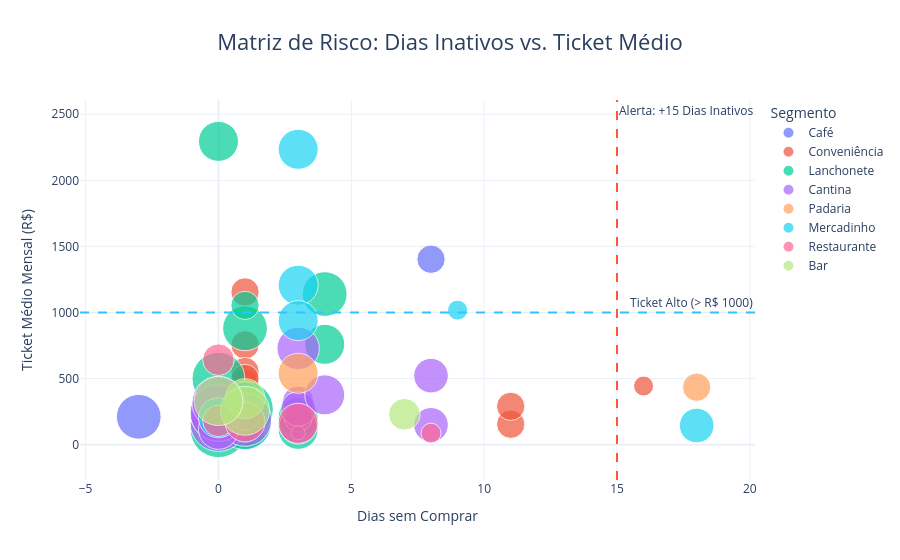

Notebook source saved alongside this figure:
### Code cell
import plotly.express as px

eixo_x = 'Dias sem Comprar' 
eixo_y = 'Ticket Médio Mensal'
categoria = 'Segmento'
nome_cliente = 'Nome Fantasia'

fig = px.scatter(
    df,
    x = eixo_x,
    y = eixo_y,
    size = 'Frequência Numérica',
    color = categoria,                   
    hover_name = nome_cliente,               
    title = 'Matriz de Risco: Dias Inativos vs. Ticket Médio',
    opacity = 0.7, 
    size_max = 40, 
    template = 'plotly_white' 
)

fig.update_layout(
    title = dict(font = dict(size = 22), x = 0.5), 
    xaxis = dict(title = dict(font = dict(size = 14), text = 'Dias sem Comprar'), tickfont = dict(size = 12)),
    yaxis = dict(title = dict(font=dict(size = 14), text = 'Ticket Médio Mensal (R$)'), tickfont = dict(size = 12)),
    legend = dict(title = dict(font=dict(size = 14)), font = dict(size = 12)),
    hoverlabel = dict(font_size = 14)
)

fig.add_vline(x=15, line_width = 2, line_dash="dash", line_color = "#FF5733", 
              annotation_text = "Alerta: +15 Dias Inativos", annotation_position = "top right")

fig.add_hline(y=1000, line_width = 2, line_dash = "dash", line_color = "#33C1FF", 
              annotation_text = "Ticket Alto (> R$ 1000)", annotation_position = "top right")

fig.write_html("matriz_de_risco_clientes.html")
fig.show()

### Figure 1 — Plotly figure (JSON) as saved in the notebook; plotly's stock layout.template omitted (floating-point values rounded to 4 significant figures)
{"data": [{"hovertemplate": "<b>%{hovertext}</b><br><br>Segmento=Café<br>Dias sem Comprar=%{x}<br>Ticket Médio Mensal=%{y}<br>Frequência Numérica=%{marker.size}<extra></extra>", "hovertext": ["Pinto", "Monteiro", "Rios Rodrigues S/A", "da Rosa", "Santos"], "legendgroup": "Café", "marker": {"color": "#636efa", "opacity": 0.7, "size": [2.0, 5.0, 4.0, 2.0, 2.0], "sizemode": "area", "sizeref": 0.005, "symbol": "circle"}, "mode": "markers", "name": "Café", "orientation": "v", "showlegend": true, "type": "scatter", "x": [8, -3, 1, 1, 1], "xaxis": "x", "y": [1403.0, 211.2, 116.0, 320.5, 135.0], "yaxis": "y"}, {"hovertemplate": "<b>%{hovertext}</b><br><br>Segmento=Conveniência<br>Dias sem Comprar=%{x}<br>Ticket Médio Mensal=%{y}<br>Frequência Numérica=%{marker.size}<extra></extra>", "hovertext": ["Garcia", "Nascimento", "Rezende S/A", "Lima S/A", "Moraes - ME", "Mendes", "Sá Aragão Ltda.", "Nascimento", "da Paz"], "legendgroup": "Conveniência", "marker": {"color": "#EF553B", "opacity": 0.7, "size": [1.0, 4.0, 2.0, 2.0, 2.0, 2.0, 2.0, 2.0, 2.0], "sizemode": "area", "sizeref": 0.005, "symbol": "circle"}, "mode": "markers", "name": "Conveniência", "orientation": "v", "showlegend": true, "type": "scatter", "x": [16, 1, 11, 11, 1, 1, 1, 1, 1], "xaxis": "x", "y": [443.7, 145.0, 154.7, 290.0, 754.9, 460.0, 553.5, 1156.0, 500.9], "yaxis": "y"}, {"hovertemplate": "<b>%{hovertext}</b><br><br>Segmento=Lanchonete<br>Dias sem Comprar=%{x}<br>Ticket Médio Mensal=%{y}<br>Frequência Numérica=%{marker.size}<extra></extra>", "hovertext": ["Caldeira Castro S.A.", "Souza", "Sousa", "Gonçalves Cassiano - ME", "Lima Brito - ME", "Garcia", "Farias Leão S.A.", "Nogueira", "Nunes - EI", "Sampaio S/A", "Silva Silveira e Filhos", "da Cruz", "Nogueira S.A.", "Moreira Ltda."], "legendgroup": "Lanchonete", "marker": {"color": "#00cc96", "opacity": 0.7, "size": [4.0, 5.0, 2.5, 4.0, 7.0, 4.0, 4.0, 8.0, 7.0, 5.0, 8.0, 2.0, 2.0, 2.0], "sizemode": "area", "sizeref": 0.005, "symbol": "circle"}, "mode": "markers", "name": "Lanchonete", "orientation": "v", "showlegend": true, "type": "scatter", "x": [4, 1, 1, 3, 0, 0, 3, 0, 1, 4, 1, 1, 1, 1], "xaxis": "x", "y": [759.3, 880.5, 104.4, 208.8, 498.4, 2295.0, 116.0, 115.8, 161.6, 1140.0, 267.8, 122.0, 369.1, 1054.0], "yaxis": "y"}, {"hovertemplate": "<b>%{hovertext}</b><br><br>Segmento=Cantina<br>Dias sem Comprar=%{x}<br>Ticket Médio Mensal=%{y}<br>Frequência Numérica=%{marker.size}<extra></extra>", "hovertext": ["Teixeira Monteiro S/A", "Lima S.A.", "das Neves Ltda.", "Moura", "Nogueira", "Gomes", "Ramos", "Pereira Aparecida Ltda.", "Garcia S.A.", "Câmara", "Albuquerque Ltda.", "Guerra", "Peixoto Almeida S.A.", "Pimenta Rezende S.A.", "Monteiro Costela - EI", "da Rocha", "Ferreira Camargo S/A"], "legendgroup": "Cantina", "marker": {"color": "#ab63fa", "opacity": 0.7, "size": [3.0, 2.5, 3.5, 2.0, 0.5, 8.0, 3.0, 7.0, 3.0, 3.0, 8.0, 8.0, 4.0, 4.5, 7.0, 2.0, 4.0], "sizemode": "area", "sizeref": 0.005, "symbol": "circle"}, "mode": "markers", "name": "Cantina", "orientation": "v", "showlegend": true, "type": "scatter", "x": [0, 3, 3, 3, 3, 0, 3, 1, 8, 8, 0, 0, 4, 3, 0, 1, 0], "xaxis": "x", "y": [125.7, 324.0, 145.0, 205.0, 90.0, 162.8, 270.7, 187.6, 150.0, 522.1, 246.2, 237.4, 376.9, 728.3, 317.3, 215.0, 116.0], "yaxis": "y"}, {"hovertemplate": "<b>%{hovertext}</b><br><br>Segmento=Padaria<br>Dias sem Comprar=%{x}<br>Ticket Médio Mensal=%{y}<br>Frequência Numérica=%{marker.size}<extra></extra>", "hovertext": ["Cunha", "Novais da Conceição S/A"], "legendgroup": "Padaria", "marker": {"color": "#FFA15A", "opacity": 0.7, "size": [2.0, 4.0], "sizemode": "area", "sizeref": 0.005, "symbol": "circle"}, "mode": "markers", "name": "Padaria", "orientation": "v", "showlegend": true, "type": "scatter", "x": [18, 3], "xaxis": "x", "y": [435.0, 540.0], "yaxis": "y"}, {"hovertemplate": "<b>%{hovertext}</b><br><br>Segmento=Mercadinho<br>Dias sem Comprar=%{x}<br>Ticket Médio Mensal=%{y}<br>Frequência Numérica=%{marker.size}<extra></extra>", "hovertext": ["Nunes", "Correia S/A", "Cirino", "Duarte da Cunha e Filhos", "Fernandes", "Sá"], "legendgroup": "Mercadinho", "marker": {"color": "#19d3f3", "opacity": 0.7, "size": [3.0, 4.0, 4.0, 4.0, 1.0, 4.0], "sizemode": "area", "sizeref": 0.005, "symbol": "circle"}, "mode": "markers", "name": "Mercadinho", "orientation": "v", "showlegend": true, "type": "scatter", "x": [18, 3, 3, 3, 9, 0], "xaxis": "x", "y": [145.0, 2235.0, 1207.0, 938.7, 1018.0, 203.0], "yaxis": "y"}, {"hovertemplate": "<b>%{hovertext}</b><br><br>Segmento=Restaurante<br>Dias sem Comprar=%{x}<br>Ticket Médio Mensal=%{y}<br>Frequência Numérica=%{marker.size}<extra></extra>", "hovertext": ["Mendonça", "Cardoso", "da Mata", "Melo Câmara - EI", "Silveira Machado Ltda."], "legendgroup": "Restaurante", "marker": {"color": "#FF6692", "opacity": 0.7, "size": [2.5, 1.0, 4.0, 2.5, 4.0], "sizemode": "area", "sizeref": 0.005, "symbol": "circle"}, "mode": "markers", "name": "Restaurante", "orientation": "v", "showlegend": true, "type": "scatter", "x": [0, 8, 3, 0, 1], "xaxis": "x", "y": [180.0, 87.0, 162.0, 642.8, 172.5], "yaxis": "y"}, {"hovertemplate": "<b>%{hovertext}</b><br><br>Segmento=Bar<br>Dias sem Comprar=%{x}<br>Ticket Médio Mensal=%{y}<br>Frequência Numérica=%{marker.size}<extra></extra>", "hovertext": ["Carvalho Alves - ME", "Sales Fernandes e Filhos", "Caldeira", "das Neves"], "legendgroup": "Bar", "marker": {"color": "#B6E880", "opacity": 0.7, "size": [4.0, 2.5, 6.0, 6.0], "sizemode": "area", "sizeref": 0.005, "symbol": "circle"}, "mode": "markers", "name": "Bar", "orientation": "v", "showlegend": true, "type": "scatter", "x": [1, 7, 1, 0], "xaxis": "x", "y": [348.0, 230.1, 256.4, 329.8], "yaxis": "y"}], "layout": {"annotations": [{"showarrow": false, "text": "Alerta: +15 Dias Inativos", "x": 15, "xanchor": "left", "xref": "x", "y": 1, "yanchor": "top", "yref": "y domain"}, {"showarrow": false, "text": "Ticket Alto (> R$ 1000)", "x": 1, "xanchor": "right", "xref": "x domain", "y": 1000, "yanchor": "bottom", "yref": "y"}], "hoverlabel": {"font": {"size": 14}}, "legend": {"font": {"size": 12}, "itemsizing": "constant", "title": {"font": {"size": 14}, "text": "Segmento"}, "tracegroupgap": 0}, "shapes": [{"line": {"color": "#FF5733", "dash": "dash", "width": 2}, "type": "line", "x0": 15, "x1": 15, "xref": "x", "y0": 0, "y1": 1, "yref": "y domain"}, {"line": {"color": "#33C1FF", "dash": "dash", "width": 2}, "type": "line", "x0": 0, "x1": 1, "xref": "x domain", "y0": 1000, "y1": 1000, "yref": "y"}], "title": {"font": {"size": 22}, "text": "Matriz de Risco: Dias Inativos vs. Ticket Médio", "x": 0.5}, "xaxis": {"anchor": "y", "domain": [0, 1], "tickfont": {"size": 12}, "title": {"font": {"size": 14}, "text": "Dias sem Comprar"}}, "yaxis": {"anchor": "x", "domain": [0, 1], "tickfont": {"size": 12}, "title": {"font": {"size": 14}, "text": "Ticket Médio Mensal (R$)"}}}}
